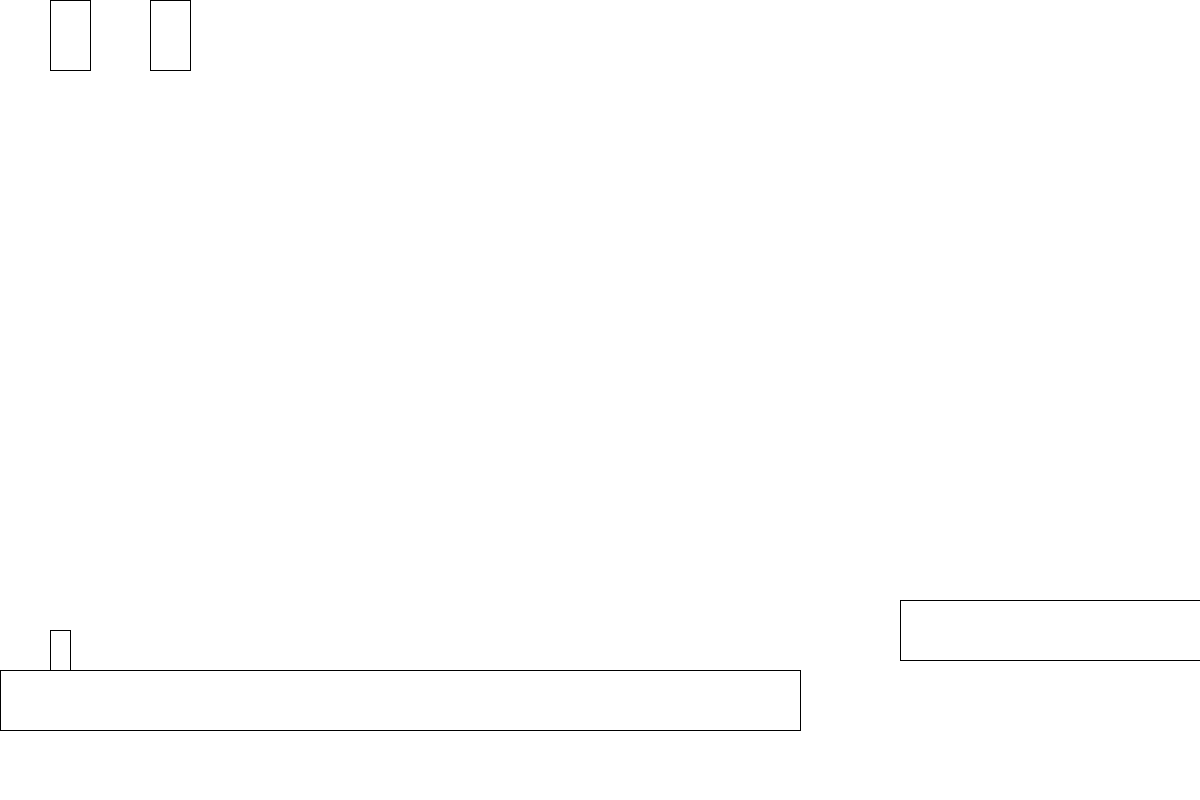
Frame 1 (no input)
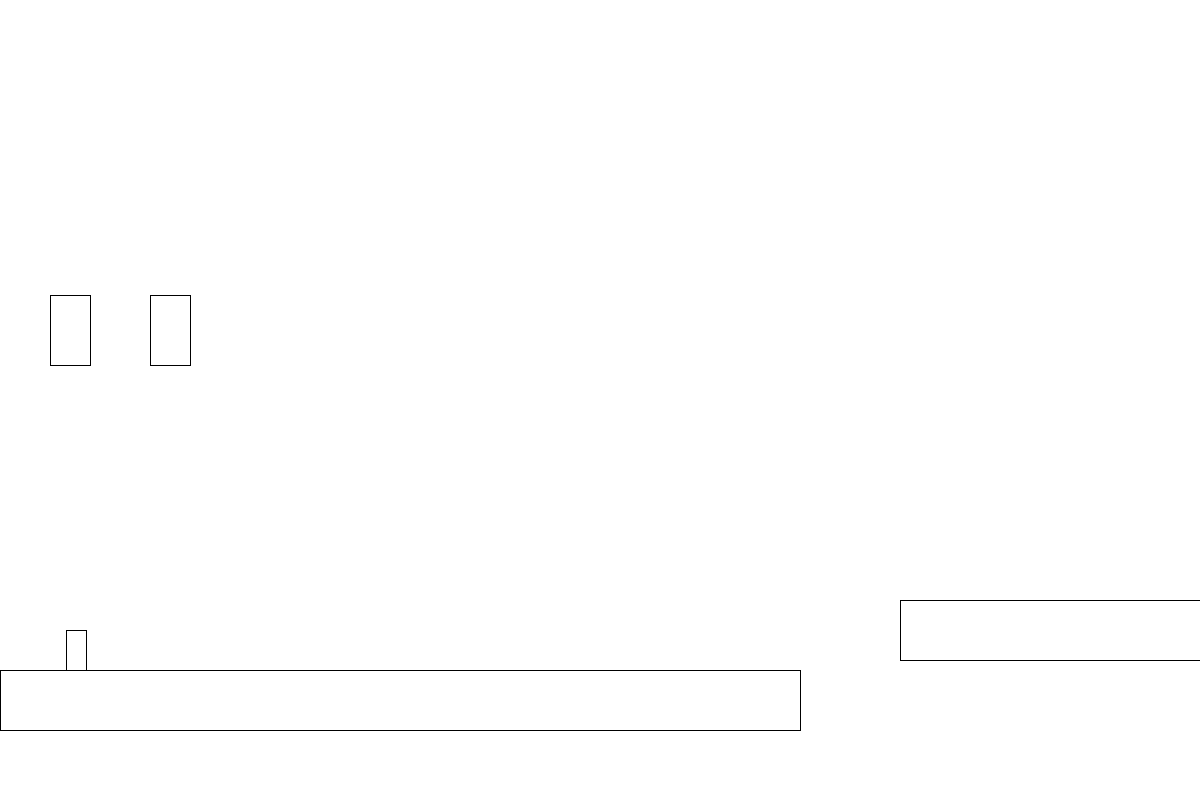
Frame 60 (the mouse pressed at the canvas centre just before this capture)
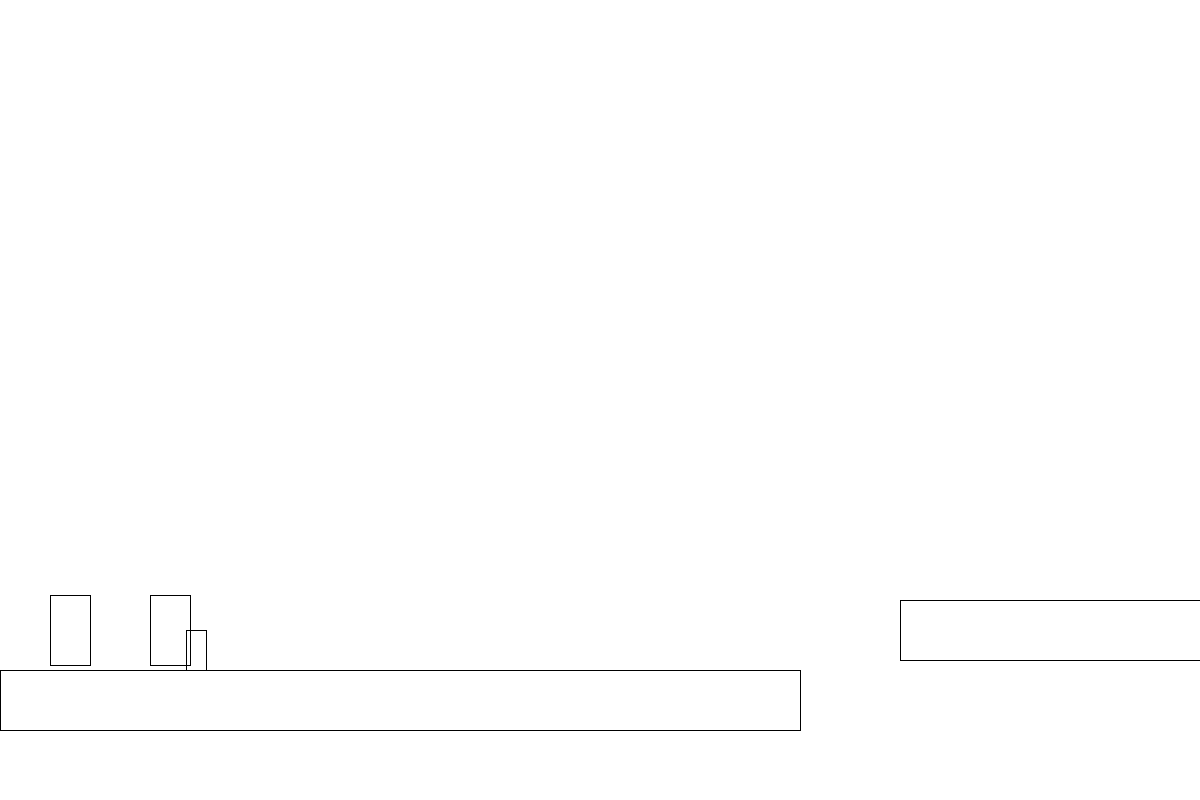
Frame 120 (the mouse held since frame 60 and released just before this capture)

The Processing sketch that drew these frames (run headless with seeded random() and noise(); from frame 60 on, the mouse is pressed at the canvas centre):

// Processing sketch: pa_komgraf_bro
// ── pa_komgraf_bro.pde
import java.util.ArrayList;  

//membuat progerakan jadi lebih fluent
boolean kiris= false;
boolean kanans = false;
boolean atass = false;
boolean bawahs = false;

chara mario = new chara(50,0);
chara mario2 = new chara(150,0);
platform kotak1 = new platform(0,670,800,60);
platform kotak2 = new platform(900,600,1200,60);

ArrayList<chara> player = new ArrayList<chara>();
ArrayList<platform> plat = new ArrayList<platform>();
enemy x = new enemy(kotak1.x1+50, kotak1.y1-40, kotak1.x1, kotak1.y1, kotak1.x2, 0);



void setup(){
  size(1200,800);
  frameRate(60);
  player.add(mario);
  player.add(mario2);
  plat.add(kotak1);
  plat.add(kotak2);
}

void draw(){
  background(255);
  
  fill(0);
  //mario.ada();
  //mario2.ada();
  noFill();
  
  animasi();
  
  //kotak1.bentuk();
  //kotak2.bentuk();
  
  //for(
  
  //if(mario.x < kotak1.x2 && mario.y+(mario.panjang/2) < kotak1.y1){
  //  mario.y+=5;
  //}
  //if(mario2.x < kotak1.x2 && mario2.y+(mario2.panjang/2) < kotak1.y1){
  //  mario2.y+=5;
  //}
  
}

// ── class_enemy.pde

class enemy{
  float x=0;
  float y=0;
  float x1=0;
  float y1=0;
  float x2=0;
  float y2=0;
  boolean kiri = true;
  boolean kanan = false;
  int panjang =40;
  int lebar =20;
  enemy(float x, float y, float x1, float y1, float x2, float y2){
    this.x=x;
    this.y=y;
    this.x1=x1;
    this.y1=y1;
    this.x2 = x2;
    this.y2 = y2;
  }
  void hitbox(){
    rect(x,y,lebar,panjang);
  }
  void cekGerak(){
    if(kiri){
      if(x > x1){
        x-=2;
      }
      else{
        kanan =true;
        kiri = false;
      }
    }else if(kanan){
      if(x+this.lebar < x2){
        x+=2;
      }
      else{
        kiri = true;
        kanan =false;
      }
    }
  }
}

// ── class_karakter.pde
class chara{
  float x=0;
  float y=0;
  int panjang = 70;
  int lebar = 40;
  boolean lompat =false;
  boolean ground= false;
  boolean collisionKanan = false;
  int mls=0;
  float kecepatan=5;
  chara(float x, float y){
    this.x = x;
    this.y = y;
  }
  void hitbox(){
    rect(x,y,lebar,panjang);
  }
  void cekGerak(){
    if(kiris){
      this.x -=kecepatan;
    }
    
    if(kanans){
      if(!collisionKanan){
        this.x += kecepatan;
      }
      
    }
    
      
    //if(bawahs){
    //  this.y +=kecepatan;
    //}
    if(!ground){
      this.y +=kecepatan;
    }
    if(atass){
      
      if(ground){
        this.y -=300;
      }
    }
    collisionKanan =false;
    ground = false;
  }
  //void lari(){
  //  if(!lompat){
  //    if(atass && collision
  void ada(){
    hitbox();
    cekGerak();
  }
}


class platform{
  float x1,x2,y1,y2;
  platform(float x1, float y1, float x2, float y2){
    this.x1 = x1;
    this.y1 = y1;
    this.x2 = x2 +x1;
    this.y2 = y2 + y1;
  }
  void bentuk(){
    rect(x1,y1,x2-x1,y2-y1);
  }
}

// ── control_cek.pde

void mousePressed(){
  println("mouse X :"+mouseX);
  println("mouse Y :"+mouseY);
  //println("posisi X :"+posisiX);
  //println("posisi Y :"+posisiY);
}



void animasi(){
  for(chara i : player){
    i.ada();
  }
  for(platform i : plat){
    i.bentuk();
  }
  
  for(chara i : player){
    for(platform is : plat){
      if(i.x+i.lebar > is.x1 && i.x < is.x2){
        if(i.y+(i.panjang) < is.y1){
          //i.y+=5;
          i.ground = false;
        }
        else if(i.y > is.y2){
          i.ground = false;
        }
        else{
          i.ground = true;
          i.collisionKanan = true;
        }
      }
      //else if(i.y > is.y1 && i.y < is.y2){
      //  i.collisionKanan = true;
      //}
      //else if (){
        
      //else if(
    }
  }
  
  
  x.hitbox();
  x.cekGerak();
}


void keyPressed(){
  //if(keyCode == 83){
  //  bawahs=true;
  //}
  if(keyCode == 65){
    kiris= true;
  }
  if(keyCode == 68){
    
    kanans = true;
  }
  if(keyCode == 87){
    
    atass = true;
  }
  
}



//untuuk membaca keyboard di lepas
void keyReleased(){
  if(keyCode == 83){
    bawahs=false;
  }
  if(keyCode == 65){
    kiris= false;
    
  }
  if(keyCode == 68){
    
    kanans = false;
    
  }
  if(keyCode == 87){
    
    atass = false;
  }
}
